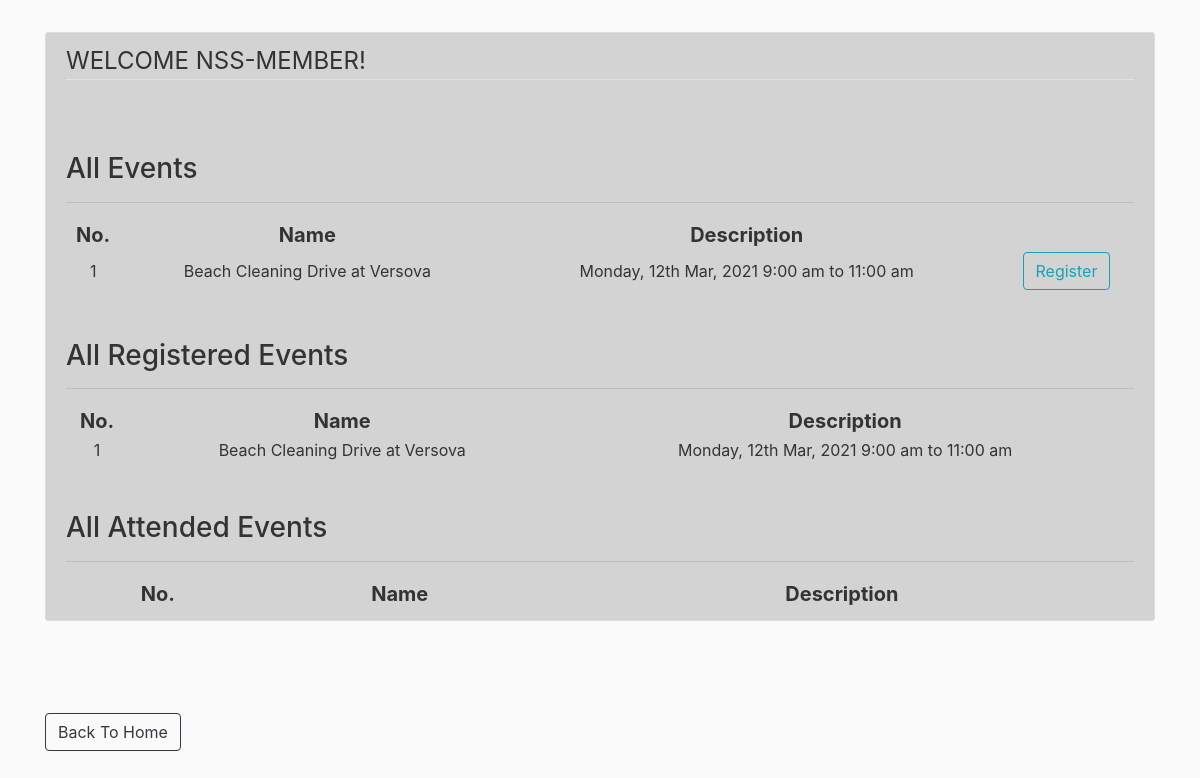
The page /nm_dashboard (signed in) on the database its author committed.
### rbac/models.py (models this page shows)
class Event(db.Model):
    id = db.Column(db.Integer, primary_key=True)
    name = db.Column(db.String(50), unique=True)
    description = db.Column(db.String(200), unique=True, nullable=False)
    event_date = db.Column(db.DateTime, index=True, default=datetime.utcnow)
    status = db.Column(db.String(20), nullable=False, default=False) #0=not approved; 1=approved; 2=done
    users_attended = relationship("User", secondary="attendance") #event.users_attended
    users_registered = relationship("User", secondary="registration") #event.users_registered

### rbac/routes.py (the view)
@app.route('/nm_dashboard')
@login_required
def nm_dashboard():
    if get_role(current_user) != 'NM':
        return redirect(url_for('home'))
    events = Event.query.filter_by(status='1')
    return render_template('nm_dashboard.html',events=events,registered=current_user.events_registered,attended=current_user.events_attended)

### rbac/models.py (called while the page is built)
@login_manager.user_loader
def load_user(user_id):
    return User.query.get(int(user_id))

### rbac/templates/nm_dashboard.html (shortened to what this page needs)
{% extends "layout.html" %}
{% block content %}
<div class="content-section">
    <legend class="border-bottom mb-4">WELCOME NSS-MEMBER!</legend>
    <br><br>
    <h3>All Events</h3>
    <table style="width: 100%; text-align: center;">
        <tr style="font-size: 20px;">
                <th>No.</th>
                <th>Name</th>
                <th>Description</th>
                <th></th>
        </tr>
        <hr>
        {% for event in events %}
            <tr>
                <td>{{ loop.index }}</td>
                <td>{{ event.name }}</td>
                <td>{{ event.description }}</td>
                <td><a class="btn btn-outline-info" role="button" href="{{ url_for('register_event',eid=event.id,uid=current_user.id)}}">Register</a></td>
            </tr>
        {% endfor %}
    </table>
    <br><br>
    <h3>All Registered Events</h3>
    <table style="width: 100%; text-align: center;">
        <tr style="font-size: 20px;">
                <th>No.</th>
                <th>Name</th>
                <th>Description</th>
        </tr>
        <hr>
        {% for event in registered %}
            <tr>
                <td>{{ loop.index }}</td>
                <td>{{ event.name }}</td>
                <td>{{ event.description }}</td>
            </tr>
        {% endfor %}
    </table>
    <br><br>
    <h3>All Attended Events</h3>
    <table style="width: 100%; text-align: center;">
        <tr style="font-size: 20px;">
                <th>No.</th>
                <th>Name</th>
                <th>Description</th>
        </tr>
        <hr>
    </table>
    </div>
    <br><br><br>
    <a href="{{ url_for('home') }}" class="btn btn-outline-dark" >Back To Home</a>
{% endblock content %}

### rbac/static/main.css (style rules this page uses)
body { background: #fafafa; color: #333333; margin-top: 2rem; }
.content-section { background: lightgray; padding: 10px 20px; border: 1px solid #dddddd; border-radius: 3px; margin-bottom: 20px; }

### rows shown on the page
Event: name "Beach Cleaning Drive at Versova", description "Monday, 12th Mar, 2021 9:00 am to 11:00 am"
